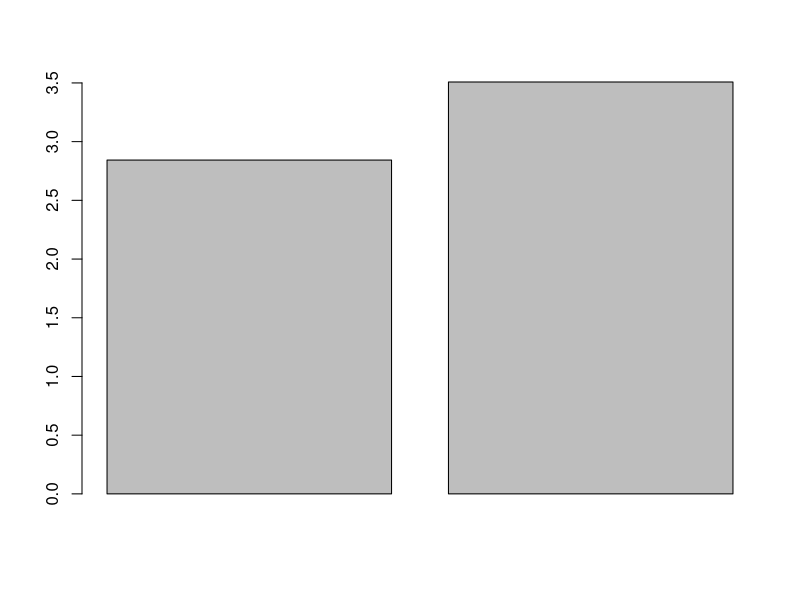
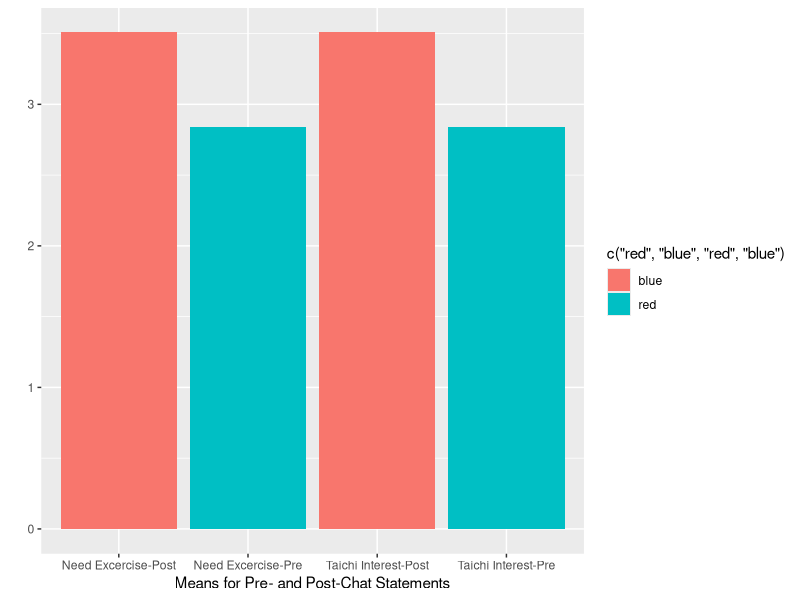
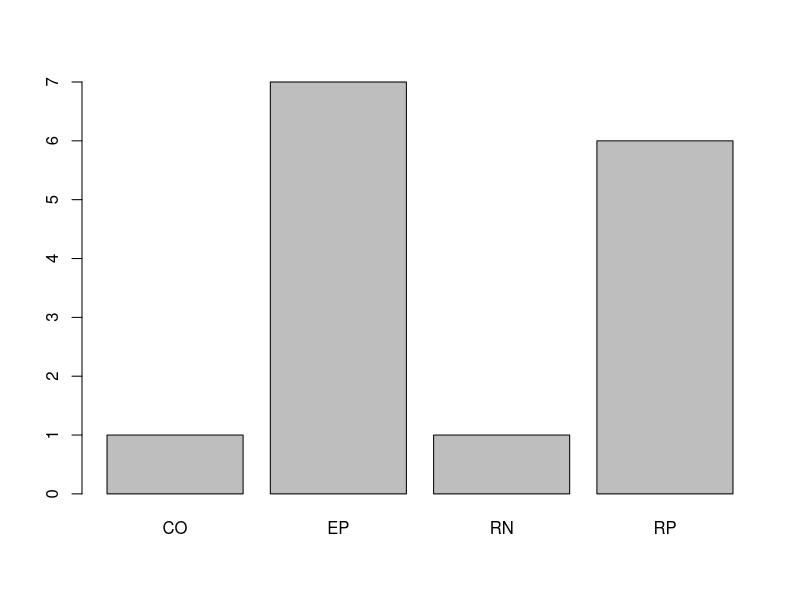
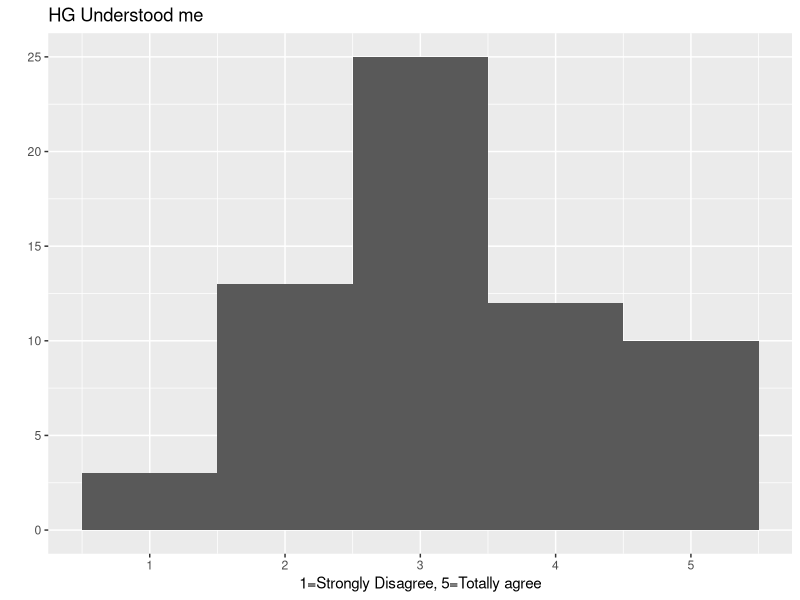

These charts were generated, in order, by the following R code:
## ---- chunk 1
knitr::opts_chunk$set(echo = TRUE)
## ---- chunk 2
library(readr)
library(ggplot2)
## ---- chunk 3
Dialogue <- read_csv("Dialogue.csv")
Dialogue$strategy <- substr(Dialogue$q_id,1,2)
dems <- read_csv("Demographics.csv")
post <- read_csv("PostQuestions.csv")
visited <- read_csv("visitedtaichi.csv")
## ---- chunk 4
# Exclude ppl that did not finish.
pre.good<-dems[dems$sessionID %in% post$sessionID,]
# Exclude test users
pre.good<-pre.good[pre.good$userType!="test",]
post<-post[post$sessionID %in% pre.good$sessionID,]

#Exclude those before Feb 23
pp<-Dialogue[Dialogue$sessionID %in% pre.good$sessionID,c("time","sessionID")]
pp.beforeFeb <- pp[c(67:2202),]
pre.good.sid<-unique(unlist(pre.good$sessionID, use.names = FALSE))
Dialogue <- Dialogue[Dialogue$sessionID %in% pre.good$sessionID,]
#View(pre.good)
## ---- chunk 5
interest.pre <- mean(dems$taichi_interest)
interest.post<- mean(post$taichi_learn)
need.pre <- mean(dems$taichi_interest)
need.post<- mean(post$taichi_learn)
barplot(c(interest.pre,interest.post))
d <- cbind(c("Need Pre","Need Post", "Interest Pre", "Interest Post"),c(need.pre,need.post,interest.pre,interest.post))
## ---- chunk 6
qplot(x=c("Need Excercise-Pre","Need Excercise-Post", "Taichi Interest-Pre", "Taichi Interest-Post"),weight=c(need.pre,need.post,interest.pre,interest.post),xlab="Means for Pre- and Post-Chat Statements", fill=c("red","blue","red", "blue")) 
## ---- chunk 7
t.test(pre.good$taichi_interest,post$taichi_learn,paired=TRUE)
## ---- chunk 8
barplot(table(Dialogue$strategy[Dialogue$sessionID=="ceprtq01ps0n5q92h8r74emid4" & Dialogue$speaker=="U"]))
## ---- chunk 9
qplot(data=post, x=guru_understanding, binwidth=1, xlab="1=Strongly Disagree, 5=Totally agree",main="HG Understood me")
## ---- chunk 10
visited.pre <- pre.good[pre.good$ID %in% visited$ID,]
visited.post <- post[post$sessionID %in% visited.pre$sessionID,]
visited.dialogues <- Dialogue[Dialogue$sessionID %in% visited.pre$sessionID,]
## ---- chunk 11
printed.post <- post[post$printed_flyer==1,]
printed.pre <- pre.good[pre.good$sessionID %in% printed.post$sessionID,]
printed.dialogues <- Dialogue[Dialogue$sessionID %in% printed.post$sessionID,]
## ---- chunk 12
length(printed.pre$sessionID)
## ---- chunk 13
length(printed.pre$sessionID)/length(pre.good$sessionID) * 100
## ---- chunk 14
table(pre.good$position)
table(pre.good$gender)
table(pre.good$ethnicity)
table(pre.good$age_range)
## ---- chunk 15
table(pre.good$position)/length(pre.good$position)
table(pre.good$gender)/length(pre.good$gender)
table(pre.good$ethnicity)/length(pre.good$ethnicity)
table(pre.good$age_range)/length(pre.good$age_range)
## ---- chunk 16
 length(pre.good[pre.good$age_range<5,]$sessionID)/length(pre.good$sessionID)*100
## ---- chunk 17
tail(names(sort(table(pre.good$age_range))), 1)
## ---- chunk 18
pre.desire <- pre.good$excercise_need
post.desire <- - post$post_excercise_need
t.test(pre.desire,post.desire,paired=TRUE)
## ---- chunk 19
pre.interest <- pre.good$taichi_interest
post.interest <- - post$taichi_learn
t.test(pre.interest,post.interest,paired=TRUE)
## ---- chunk 20
raw_merged = merge(x = pre.good, y = post, by = "sessionID", all = TRUE)

printed.decreased.interest <- length(raw_merged[raw_merged$taichi_learn < raw_merged$taichi_interest & raw_merged$printed_flyer == 1,]$sessionID)

printed.increased.interest <- length(raw_merged[raw_merged$taichi_learn > raw_merged$taichi_interest & raw_merged$printed_flyer == 1,]$sessionID)

printed.same.interest <- length(raw_merged[raw_merged$taichi_learn == raw_merged$taichi_interest & raw_merged$printed_flyer == 1,]$sessionID)

nprinted.decreased.interest <- length(raw_merged[raw_merged$taichi_learn < raw_merged$taichi_interest & raw_merged$printed_flyer == 0,]$sessionID)

nprinted.increased.interest <- length(raw_merged[raw_merged$taichi_learn > raw_merged$taichi_interest & raw_merged$printed_flyer == 0,]$sessionID)

nprinted.same.interest <- length(raw_merged[raw_merged$taichi_learn == raw_merged$taichi_interest & raw_merged$printed_flyer == 0,]$sessionID)

c1 <- c("", "Decreased", "Remained Same", "Increased", "Total")

c2 <- c ("No", nprinted.decreased.interest, nprinted.same.interest, nprinted.increased.interest, nprinted.decreased.interest + nprinted.same.interest + nprinted.increased.interest)

c3 <- c ("Yes", printed.decreased.interest, printed.same.interest, printed.increased.interest, printed.decreased.interest + printed.same.interest + printed.increased.interest)

c4 <- c ("Total", printed.decreased.interest + nprinted.decreased.interest, printed.same.interest + nprinted.same.interest, printed.increased.interest+nprinted.increased.interest, length(pre.good$sessionID))

print.interest <- data.frame(c1, c2, c3, c4) 

## ---- chunk 21
pint.merged <-raw_merged[raw_merged$taichi_learn > raw_merged$taichi_interest & raw_merged$printed_flyer == 1,]
## ---- chunk 22
npint.merged <-raw_merged[raw_merged$taichi_learn <= raw_merged$taichi_interest |  raw_merged$printed_flyer == 0,]
## ---- chunk 23
length(pint.merged$sessionID)
length(pint.merged$sessionID)/length(pre.good$sessionID) * 100
## ---- chunk 24
length(pint.merged$sessionID)
length(printed.pre$sessionID)
## ---- chunk 25
length(pint.merged$sessionID)/length(printed.pre$sessionID) * 100
## ---- chunk 26
t.test(pint.merged$taichi_interest, npint.merged$taichi_interest)
## ---- chunk 27
t.test(pint.merged$taichi_learn, npint.merged$taichi_learn)
## ---- chunk 28
pint.en <- c()
npint.en <- c()
pint.rn <- c()
npint.rn <- c()
pint.ep <- c()
npint.ep <- c()
pint.rp <- c()
npint.rp <- c()
for (s in pint.merged$sessionID) {
  totalDialogues <- length(Dialogue[Dialogue$sessionID == s & Dialogue$speaker=="HG",])

  pint.en <- append(pint.en,(length(Dialogue[Dialogue$sessionID == s & Dialogue$speaker=="HG" & substr(Dialogue$q_id, 1, 2) == "EN",]$sessionID))/ totalDialogues)
  
   pint.rn <- append(pint.rn,(length(Dialogue[Dialogue$sessionID == s & Dialogue$speaker=="HG" & substr(Dialogue$q_id, 1, 2) == "RN",]$sessionID))/ totalDialogues)
   
   pint.ep <- append(pint.ep,(length(Dialogue[Dialogue$sessionID == s & Dialogue$speaker=="HG" & substr(Dialogue$q_id, 1, 2) == "EP",]$sessionID))/ totalDialogues)
  
   pint.rp <- append(pint.rp,(length(Dialogue[Dialogue$sessionID == s & Dialogue$speaker=="HG" & substr(Dialogue$q_id, 1, 2) == "RP",]$sessionID))/ totalDialogues)
}

for (s in npint.merged$sessionID) {
  totalDialogues <- length(Dialogue[Dialogue$sessionID == s & Dialogue$speaker=="HG",])

  npint.en <- append(npint.en,(length(Dialogue[Dialogue$sessionID == s & Dialogue$speaker=="HG" & substr(Dialogue$q_id, 1, 2) == "EN",]$sessionID))/ totalDialogues)
  
   npint.rn <- append(npint.rn,(length(Dialogue[Dialogue$sessionID == s & Dialogue$speaker=="HG" & substr(Dialogue$q_id, 1, 2) == "RN",]$sessionID))/ totalDialogues)
   
     npint.ep <- append(npint.ep,(length(Dialogue[Dialogue$sessionID == s & Dialogue$speaker=="HG" & substr(Dialogue$q_id, 1, 2) == "EP",]$sessionID))/ totalDialogues)
  
   npint.rp <- append(npint.rp,(length(Dialogue[Dialogue$sessionID == s & Dialogue$speaker=="HG" & substr(Dialogue$q_id, 1, 2) == "RP",]$sessionID))/ totalDialogues)
}

t.test(pint.en, npint.en)
t.test(pint.rn, npint.rn)
t.test(pint.ep, npint.ep)
t.test(pint.rp, npint.rp)
## ---- chunk 29
  en.count <- c()
  ep.count <- c()
  rp.count <- c()
  rn.count <- c()
for (s in  raw_merged$sessionID) {
  en.count <- append(en.count,length(Dialogue[Dialogue$sessionID == s & Dialogue$speaker=="HG" & substr(Dialogue$q_id, 1, 2) == "EN",]$sessionID))
  rn.count <- append(rn.count,length(Dialogue[Dialogue$sessionID == s & Dialogue$speaker=="HG" & substr(Dialogue$q_id, 1, 2) == "RN",]$sessionID))
  ep.count <- append(ep.count,length(Dialogue[Dialogue$sessionID == s & Dialogue$speaker=="HG" & substr(Dialogue$q_id, 1, 2) == "EP",]$sessionID))
  rp.count <- append(rp.count,length(Dialogue[Dialogue$sessionID == s & Dialogue$speaker=="HG" & substr(Dialogue$q_id, 1, 2) == "RP",]$sessionID))
}


  cor.test(ep.count, raw_merged$taichi_interest)
  cor.test(rp.count, raw_merged$taichi_interest)
  cor.test(en.count, raw_merged$taichi_interest)
  cor.test(rn.count, raw_merged$taichi_interest)
  
  cor.test(ep.count, raw_merged$taichi_learn)
  cor.test(rp.count, raw_merged$taichi_learn)
  cor.test(en.count, raw_merged$taichi_learn)
  cor.test(rn.count, raw_merged$taichi_learn)

## ---- chunk 30
Strategy <- c("EP", "RP", "EN", "RN" )
Taichi.Interest.pre <- c(-0.2744292,0.1919599,-0.1324932,0.2541909 )
Taichi.Interest.post <- c(-0.4554372,0.1109431,-0.3339051,0.245545)
df <- data.frame(Strategy,Taichi.Interest.pre, Taichi.Interest.post)
knitr::kable(head(df))
## ---- chunk 31
  interest.increase <-raw_merged$taichi_learn - raw_merged$taichi_interest
  cor.test(ep.count, interest.increase)
  cor.test(rp.count, interest.increase)
  cor.test(en.count, interest.increase)
  cor.test(rn.count, interest.increase)
## ---- chunk 32
cor.test(ep.count+en.count, raw_merged$guru_understanding)
## ---- chunk 33
cor.test(rp.count+rn.count, raw_merged$guru_understanding)
## ---- chunk 34
cor.test(ep.count+en.count, interest.increase)
## ---- chunk 35
cor.test(rp.count+rn.count, interest.increase)
## ---- chunk 36
cor.test(ep.count+rp.count, interest.increase)
## ---- chunk 37
cor.test(en.count+rn.count, interest.increase)
## ---- chunk 38
cor.test(raw_merged$excercise_need, raw_merged$taichi_interest)
## ---- chunk 39
cor.test(raw_merged$post_excercise_need, raw_merged$taichi_learn)
## ---- chunk 40
cor.test(raw_merged$excercise_need, raw_merged$taichi_learn)
## ---- chunk 41
t.test(raw_merged$post_excercise_need, raw_merged$excercise_need)
## ---- chunk 42
cor.test(raw_merged$guru_understanding, interest.increase)
## ---- chunk 43
cor.test(raw_merged$guru_understanding, raw_merged$taichi_learn)
## ---- chunk 44
cor.test(raw_merged$guru_understanding, raw_merged$post_excercise_need)
## ---- chunk 45
excercise_need.increase <-raw_merged$post_excercise_need - raw_merged$excercise_need
cor.test(raw_merged$guru_understanding, excercise_need.increase)
## ---- chunk 46
summary(lm(raw_merged$taichi_learn~raw_merged$guru_understanding+raw_merged$excercise_need +raw_merged$post_excercise_need + raw_merged$taichi_persuation+raw_merged$age_range+raw_merged$excerise_freq))


## ---- chunk 47
t.test(npint.rn+npint.en, pint.rn+pint.en, alternative = "greater")
## ---- chunk 48
t.test(pint.rp+pint.ep, npint.rp+npint.ep, alternative = "greater")
